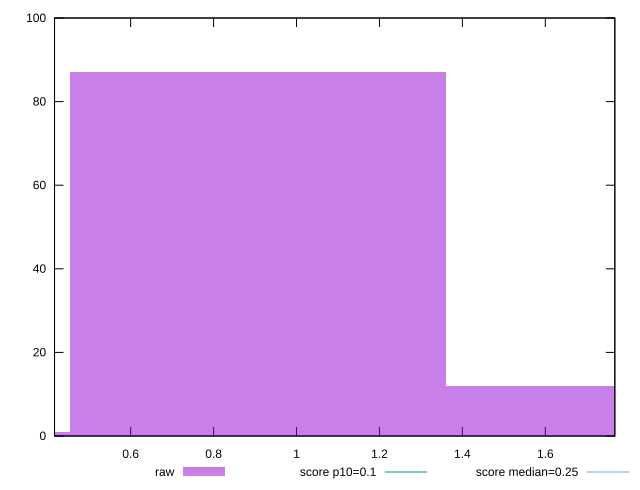

Write gnuplot code to recreate this figure.
reset

$raw <<EOF
0.9062137675669656 87
1.8124275351339312 12
0 1
EOF

set key outside below
set boxwidth 0.9062137675669656
set xrange [0.4164168294270833:1.7676270548502604]
set yrange [0:100]
set trange [0:100]
set style fill transparent solid 0.5 noborder

set parametric
set terminal svg size 640, 490 enhanced background rgb 'white'
set output "report_00017_2021-02-10T15-08-03.406Z/cumulative-layout-shift/samples/pages+cached+noadtech+nomedia/raw/histogram.svg"

plot $raw title "raw" with boxes, \
     0.1,t title "score p10=0.1", \
     0.25,t title "score median=0.25"

reset
